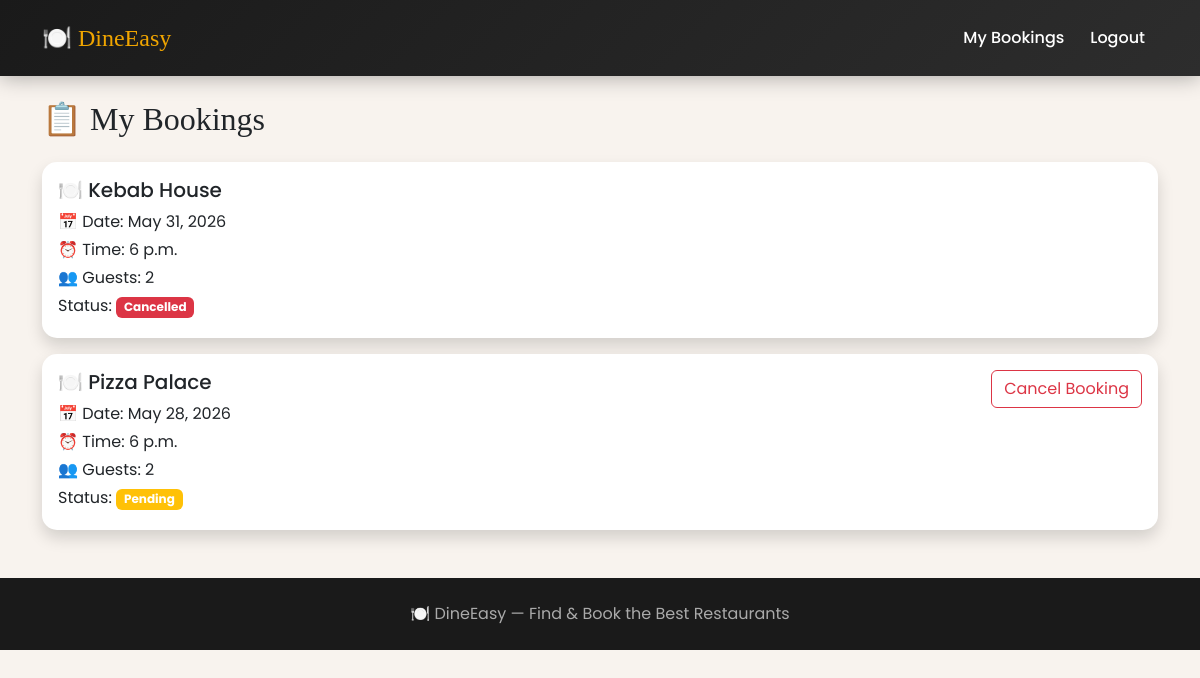
Screenshot of /bookings/ (signed in) with the database file from the repository.
### bookings/models.py (models this page shows, shortened)
class Booking(models.Model):
    STATUS_CHOICES=(
        ('pending','Pending'),
        ('confirmed','Confirmed'),
        ('cancelled','Cancelled'),
    )
    customer=models.ForeignKey(CustomUser,on_delete=models.CASCADE)
    restaurant=models.ForeignKey(Restaurant,on_delete=models.CASCADE)
    table=models.ForeignKey(Table,on_delete=models.CASCADE)
    timeslot=models.ForeignKey(TimeSlot,on_delete=models.CASCADE)
    date=models.DateField()
    guests=models.IntegerField()
    status=models.CharField(max_length=50,choices=STATUS_CHOICES,default='pending')
    created_at=models.DateTimeField(auto_now_add=True)

### restaurants/models.py (models this page shows, shortened)
class Restaurant(models.Model):
    name=models.CharField(max_length=100)
    description=models.TextField()
    cuisine=models.CharField(max_length=50)
    location=models.CharField(max_length=500)
    image=models.ImageField(upload_to='restaurants/',blank=True,null=True)
    owner=models.ForeignKey(CustomUser,on_delete=models.CASCADE)
    is_approved=models.BooleanField(default=False)
    created_at=models.DateTimeField(auto_now_add=True)

### tables/models.py (models this page shows, shortened)
class TimeSlot(models.Model):
    restaurant=models.ForeignKey(Restaurant,on_delete=models.CASCADE)
    time=models.TimeField()

### bookings/views.py (the view)
# urls.py: path('',views.booking_list,name='booking_list'),
@login_required
def booking_list(request):
    bookings=Booking.objects.filter(customer=request.user)
    return render (request,'bookings/booking_list.html',{'bookings':bookings})

### templates/bookings/booking_list.html (shortened to what this page needs)
{% extends 'base.html' %}
{% block content %}
<h2 class="mb-4">📋 My Bookings</h2>
{% for booking in bookings %}
    <div class="card shadow mb-3">
        <div class="card-body">
            <div class="row">
                <div class="col-md-8">
                    <h5>🍽️ {{ booking.restaurant.name }}</h5>
                    <p class="mb-1">📅 Date: {{ booking.date }}</p>
                    <p class="mb-1">⏰ Time: {{ booking.timeslot.time }}</p>
                    <p class="mb-1">👥 Guests: {{ booking.guests }}</p>
                    <p class="mb-1">
                        Status:
                        {% if booking.status == 'confirmed' %}
                            <span class="badge bg-success">Confirmed</span>
                        {% elif booking.status == 'cancelled' %}
                            <span class="badge bg-danger">Cancelled</span>
                        {% else %}
                            <span class="badge bg-warning">Pending</span>
                        {% endif %}
                    </p>
                </div>
                <div class="col-md-4 text-end">
                    {% if booking.status != 'cancelled' %}
                        <a href="{% url 'booking_cancel' booking.pk %}" class="btn btn-outline-danger">Cancel Booking</a>
                    {% endif %}
                </div>
            </div>
        </div>
    </div>
{% empty %}
    <div class="alert alert-info">You have no bookings yet! <a href="{% url 'restaurant_list' %}">Browse Restaurants</a></div>
{% endfor %}
{% endblock %}

### templates/base.html (style rules this page uses)
body { font-family: 'Poppins', sans-serif; background-color: #f8f3ee; min-height: 100vh; }
.card { border: none; border-radius: 15px; transition: transform 0.3s, box-shadow 0.3s; }
h1, h2, h3 { font-family: 'Playfair Display', serif; }

### rows the page displays
Booking: restaurant.name "Kebab House", date "May 31, 2026", timeslot.time "6 p.m.", guests "2", status "Cancelled"
Booking: restaurant.name "Pizza Palace", date "May 28, 2026", timeslot.time "6 p.m.", guests "2", status "Pending"
